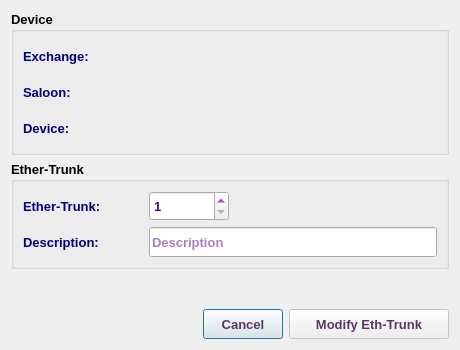
<?xml version="1.0" encoding="UTF-8"?>
<ui version="4.0">
 <class>EditEtherTrunkDialog</class>
 <widget class="QDialog" name="EditEtherTrunkDialog">
  <property name="windowModality">
   <enum>Qt::NonModal</enum>
  </property>
  <property name="geometry">
   <rect>
    <x>0</x>
    <y>0</y>
    <width>460</width>
    <height>350</height>
   </rect>
  </property>
  <property name="sizePolicy">
   <sizepolicy hsizetype="Fixed" vsizetype="Fixed">
    <horstretch>0</horstretch>
    <verstretch>0</verstretch>
   </sizepolicy>
  </property>
  <property name="minimumSize">
   <size>
    <width>460</width>
    <height>350</height>
   </size>
  </property>
  <property name="maximumSize">
   <size>
    <width>461</width>
    <height>351</height>
   </size>
  </property>
  <property name="font">
   <font>
    <family>Tahoma</family>
    <pointsize>10</pointsize>
   </font>
  </property>
  <property name="windowTitle">
   <string>Edit Current Ether-Trunk</string>
  </property>
  <property name="windowIcon">
   <iconset resource="../../../../image.qrc">
    <normaloff>:/Image/edit.png</normaloff>:/Image/edit.png</iconset>
  </property>
  <layout class="QVBoxLayout" name="verticalLayout">
   <item>
    <widget class="QGroupBox" name="groupBox">
     <property name="font">
      <font>
       <family>Tahoma</family>
       <pointsize>10</pointsize>
       <weight>75</weight>
       <bold>true</bold>
      </font>
     </property>
     <property name="title">
      <string>Device</string>
     </property>
     <layout class="QVBoxLayout" name="verticalLayout_3">
      <item>
       <layout class="QHBoxLayout" name="horizontalLayout_2">
        <item>
         <widget class="QLabel" name="label">
          <property name="minimumSize">
           <size>
            <width>100</width>
            <height>30</height>
           </size>
          </property>
          <property name="maximumSize">
           <size>
            <width>100</width>
            <height>30</height>
           </size>
          </property>
          <property name="font">
           <font>
            <family>Tahoma</family>
            <pointsize>10</pointsize>
            <weight>75</weight>
            <bold>true</bold>
           </font>
          </property>
          <property name="styleSheet">
           <string notr="true">color: rgb(0, 0, 127);</string>
          </property>
          <property name="text">
           <string>Exchange: </string>
          </property>
         </widget>
        </item>
        <item>
         <widget class="QLabel" name="abbrLbl">
          <property name="sizePolicy">
           <sizepolicy hsizetype="Expanding" vsizetype="Preferred">
            <horstretch>0</horstretch>
            <verstretch>0</verstretch>
           </sizepolicy>
          </property>
          <property name="minimumSize">
           <size>
            <width>300</width>
            <height>30</height>
           </size>
          </property>
          <property name="maximumSize">
           <size>
            <width>5000</width>
            <height>30</height>
           </size>
          </property>
          <property name="font">
           <font>
            <family>Tahoma</family>
            <pointsize>10</pointsize>
            <weight>75</weight>
            <bold>true</bold>
           </font>
          </property>
          <property name="styleSheet">
           <string notr="true">color: rgb(85, 0, 127);</string>
          </property>
          <property name="text">
           <string/>
          </property>
          <property name="wordWrap">
           <bool>true</bool>
          </property>
         </widget>
        </item>
       </layout>
      </item>
      <item>
       <layout class="QHBoxLayout" name="horizontalLayout_3">
        <item>
         <widget class="QLabel" name="label_5">
          <property name="minimumSize">
           <size>
            <width>100</width>
            <height>30</height>
           </size>
          </property>
          <property name="maximumSize">
           <size>
            <width>100</width>
            <height>30</height>
           </size>
          </property>
          <property name="font">
           <font>
            <family>Tahoma</family>
            <pointsize>10</pointsize>
            <weight>75</weight>
            <bold>true</bold>
           </font>
          </property>
          <property name="styleSheet">
           <string notr="true">color: rgb(0, 0, 127);</string>
          </property>
          <property name="text">
           <string>Saloon:</string>
          </property>
         </widget>
        </item>
        <item>
         <widget class="QLabel" name="saloonLbl">
          <property name="sizePolicy">
           <sizepolicy hsizetype="Expanding" vsizetype="Preferred">
            <horstretch>0</horstretch>
            <verstretch>0</verstretch>
           </sizepolicy>
          </property>
          <property name="minimumSize">
           <size>
            <width>250</width>
            <height>30</height>
           </size>
          </property>
          <property name="maximumSize">
           <size>
            <width>5000</width>
            <height>30</height>
           </size>
          </property>
          <property name="font">
           <font>
            <family>Tahoma</family>
            <pointsize>10</pointsize>
            <weight>75</weight>
            <bold>true</bold>
           </font>
          </property>
          <property name="styleSheet">
           <string notr="true">color: rgb(85, 0, 127);</string>
          </property>
          <property name="text">
           <string/>
          </property>
          <property name="wordWrap">
           <bool>true</bool>
          </property>
         </widget>
        </item>
       </layout>
      </item>
      <item>
       <layout class="QHBoxLayout" name="horizontalLayout_4">
        <item>
         <widget class="QLabel" name="label_2">
          <property name="minimumSize">
           <size>
            <width>100</width>
            <height>30</height>
           </size>
          </property>
          <property name="maximumSize">
           <size>
            <width>100</width>
            <height>30</height>
           </size>
          </property>
          <property name="font">
           <font>
            <family>Tahoma</family>
            <pointsize>10</pointsize>
            <weight>75</weight>
            <bold>true</bold>
           </font>
          </property>
          <property name="styleSheet">
           <string notr="true">color: rgb(0, 0, 127);</string>
          </property>
          <property name="text">
           <string>Device:</string>
          </property>
         </widget>
        </item>
        <item>
         <widget class="QLabel" name="deviceLbl">
          <property name="sizePolicy">
           <sizepolicy hsizetype="Expanding" vsizetype="Preferred">
            <horstretch>0</horstretch>
            <verstretch>0</verstretch>
           </sizepolicy>
          </property>
          <property name="minimumSize">
           <size>
            <width>250</width>
            <height>30</height>
           </size>
          </property>
          <property name="maximumSize">
           <size>
            <width>5000</width>
            <height>30</height>
           </size>
          </property>
          <property name="font">
           <font>
            <family>Tahoma</family>
            <pointsize>10</pointsize>
            <weight>75</weight>
            <bold>true</bold>
           </font>
          </property>
          <property name="styleSheet">
           <string notr="true">color: rgb(85, 0, 127);</string>
          </property>
          <property name="text">
           <string/>
          </property>
          <property name="wordWrap">
           <bool>true</bool>
          </property>
         </widget>
        </item>
       </layout>
      </item>
     </layout>
    </widget>
   </item>
   <item>
    <widget class="QGroupBox" name="groupBox_2">
     <property name="font">
      <font>
       <family>Tahoma</family>
       <pointsize>10</pointsize>
       <weight>75</weight>
       <bold>true</bold>
      </font>
     </property>
     <property name="title">
      <string>Ether-Trunk</string>
     </property>
     <layout class="QVBoxLayout" name="verticalLayout_2">
      <item>
       <layout class="QHBoxLayout" name="horizontalLayout_5">
        <item>
         <widget class="QLabel" name="label_3">
          <property name="minimumSize">
           <size>
            <width>120</width>
            <height>30</height>
           </size>
          </property>
          <property name="maximumSize">
           <size>
            <width>120</width>
            <height>30</height>
           </size>
          </property>
          <property name="font">
           <font>
            <family>Tahoma</family>
            <pointsize>10</pointsize>
            <weight>75</weight>
            <bold>true</bold>
           </font>
          </property>
          <property name="styleSheet">
           <string notr="true">color: rgb(0, 0, 127);</string>
          </property>
          <property name="text">
           <string>Ether-Trunk:</string>
          </property>
         </widget>
        </item>
        <item>
         <widget class="QSpinBox" name="etherSB">
          <property name="sizePolicy">
           <sizepolicy hsizetype="Preferred" vsizetype="Preferred">
            <horstretch>0</horstretch>
            <verstretch>0</verstretch>
           </sizepolicy>
          </property>
          <property name="minimumSize">
           <size>
            <width>80</width>
            <height>30</height>
           </size>
          </property>
          <property name="maximumSize">
           <size>
            <width>80</width>
            <height>30</height>
           </size>
          </property>
          <property name="font">
           <font>
            <family>Tahoma</family>
            <pointsize>10</pointsize>
            <weight>75</weight>
            <bold>true</bold>
           </font>
          </property>
          <property name="styleSheet">
           <string notr="true">color: rgb(85, 0, 127);</string>
          </property>
          <property name="minimum">
           <number>1</number>
          </property>
          <property name="maximum">
           <number>99999</number>
          </property>
         </widget>
        </item>
        <item>
         <spacer name="horizontalSpacer_5">
          <property name="font">
           <font>
            <family>Tahoma</family>
            <pointsize>10</pointsize>
           </font>
          </property>
          <property name="orientation">
           <enum>Qt::Horizontal</enum>
          </property>
          <property name="sizeHint" stdset="0">
           <size>
            <width>40</width>
            <height>20</height>
           </size>
          </property>
         </spacer>
        </item>
       </layout>
      </item>
      <item>
       <layout class="QHBoxLayout" name="horizontalLayout_6">
        <item>
         <widget class="QLabel" name="label_4">
          <property name="minimumSize">
           <size>
            <width>120</width>
            <height>30</height>
           </size>
          </property>
          <property name="maximumSize">
           <size>
            <width>120</width>
            <height>30</height>
           </size>
          </property>
          <property name="font">
           <font>
            <family>Tahoma</family>
            <pointsize>10</pointsize>
            <weight>75</weight>
            <bold>true</bold>
           </font>
          </property>
          <property name="styleSheet">
           <string notr="true">color: rgb(0, 0, 127);</string>
          </property>
          <property name="text">
           <string>Description:</string>
          </property>
         </widget>
        </item>
        <item>
         <widget class="QLineEdit" name="descLE">
          <property name="sizePolicy">
           <sizepolicy hsizetype="Expanding" vsizetype="Fixed">
            <horstretch>0</horstretch>
            <verstretch>0</verstretch>
           </sizepolicy>
          </property>
          <property name="minimumSize">
           <size>
            <width>200</width>
            <height>30</height>
           </size>
          </property>
          <property name="maximumSize">
           <size>
            <width>5000</width>
            <height>30</height>
           </size>
          </property>
          <property name="font">
           <font>
            <family>Tahoma</family>
            <pointsize>10</pointsize>
            <weight>75</weight>
            <bold>true</bold>
           </font>
          </property>
          <property name="styleSheet">
           <string notr="true">color: rgb(85, 0, 127);</string>
          </property>
          <property name="placeholderText">
           <string>Description</string>
          </property>
         </widget>
        </item>
       </layout>
      </item>
     </layout>
    </widget>
   </item>
   <item>
    <spacer name="verticalSpacer">
     <property name="font">
      <font>
       <family>Tahoma</family>
       <pointsize>10</pointsize>
      </font>
     </property>
     <property name="orientation">
      <enum>Qt::Vertical</enum>
     </property>
     <property name="sizeHint" stdset="0">
      <size>
       <width>20</width>
       <height>40</height>
      </size>
     </property>
    </spacer>
   </item>
   <item>
    <layout class="QHBoxLayout" name="horizontalLayout">
     <item>
      <spacer name="horizontalSpacer">
       <property name="font">
        <font>
         <family>Tahoma</family>
         <pointsize>10</pointsize>
        </font>
       </property>
       <property name="orientation">
        <enum>Qt::Horizontal</enum>
       </property>
       <property name="sizeHint" stdset="0">
        <size>
         <width>40</width>
         <height>20</height>
        </size>
       </property>
      </spacer>
     </item>
     <item>
      <widget class="QPushButton" name="cancelBtn">
       <property name="sizePolicy">
        <sizepolicy hsizetype="Preferred" vsizetype="Preferred">
         <horstretch>0</horstretch>
         <verstretch>0</verstretch>
        </sizepolicy>
       </property>
       <property name="minimumSize">
        <size>
         <width>80</width>
         <height>30</height>
        </size>
       </property>
       <property name="maximumSize">
        <size>
         <width>150</width>
         <height>30</height>
        </size>
       </property>
       <property name="font">
        <font>
         <family>Tahoma</family>
         <pointsize>10</pointsize>
         <weight>75</weight>
         <bold>true</bold>
        </font>
       </property>
       <property name="styleSheet">
        <string notr="true">color: rgb(92, 53, 102);</string>
       </property>
       <property name="text">
        <string>Cancel</string>
       </property>
      </widget>
     </item>
     <item>
      <widget class="QPushButton" name="okBtn">
       <property name="enabled">
        <bool>false</bool>
       </property>
       <property name="sizePolicy">
        <sizepolicy hsizetype="Preferred" vsizetype="Preferred">
         <horstretch>0</horstretch>
         <verstretch>0</verstretch>
        </sizepolicy>
       </property>
       <property name="minimumSize">
        <size>
         <width>160</width>
         <height>30</height>
        </size>
       </property>
       <property name="maximumSize">
        <size>
         <width>220</width>
         <height>30</height>
        </size>
       </property>
       <property name="font">
        <font>
         <family>Tahoma</family>
         <pointsize>10</pointsize>
         <weight>75</weight>
         <bold>true</bold>
        </font>
       </property>
       <property name="styleSheet">
        <string notr="true">color: rgb(92, 53, 102);</string>
       </property>
       <property name="text">
        <string>Modify Eth-Trunk</string>
       </property>
       <property name="icon">
        <iconset resource="../../../../image.qrc">
         <normaloff>:/Image/edit.png</normaloff>:/Image/edit.png</iconset>
       </property>
       <property name="iconSize">
        <size>
         <width>20</width>
         <height>20</height>
        </size>
       </property>
      </widget>
     </item>
    </layout>
   </item>
  </layout>
 </widget>
 <tabstops>
  <tabstop>etherSB</tabstop>
  <tabstop>descLE</tabstop>
  <tabstop>okBtn</tabstop>
  <tabstop>cancelBtn</tabstop>
 </tabstops>
 <resources>
  <include location="../../../../image.qrc"/>
 </resources>
 <connections/>
</ui>
